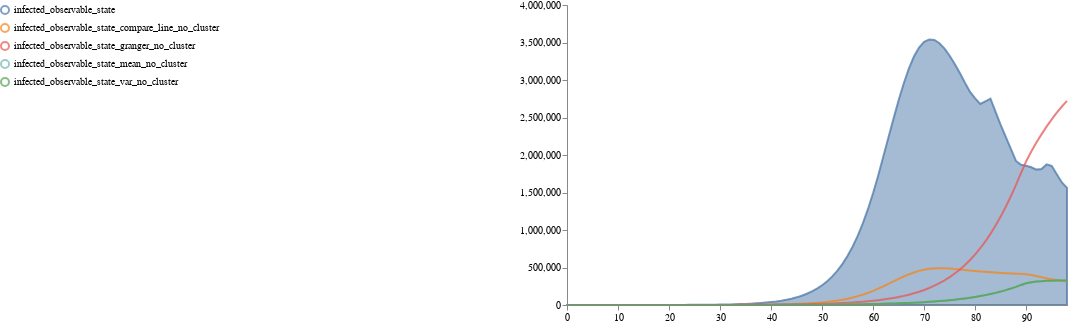

Notebook cell for this chart:
### Code cell
schema = plots.trajectories(distributions, traces = combined_df,  keep=".*_state")

plots.save_schema(schema, "_schema.json")

plots.ipy_display(schema, format="interactive")
image = plots.ipy_display(schema, format="PNG").data
save_result(image, "traj_infected_observable", "png")

### Figure 1 — Vega specification as saved in the notebook (floating-point values rounded to 4 significant figures; data arrays with more than 128 entries replaced by an {"elided": "..."} marker saying what was removed)
{"$schema": "https://vega.github.io/schema/vega/v5.json", "axes": [{"name": "x_axis", "orient": "bottom", "scale": "xscale", "zindex": 100}, {"name": "y_axis", "orient": "left", "scale": "yscale", "zindex": 100}], "data": [{"name": "distributions", "transform": [{"sort": {"field": ["trajectory", "timepoint"]}, "type": "collect"}], "values": [{"lower": 10.99, "timepoint": 0, "trajectory": "infected_observable_state", "upper": 19.64}, {"lower": 14.37, "timepoint": 1, "trajectory": "infected_observable_state", "upper": 26.11}, {"lower": 14.03, "timepoint": 2, "trajectory": "infected_observable_state", "upper": 31.69}, {"lower": 12.52, "timepoint": 3, "trajectory": "infected_observable_state", "upper": 37.71}, {"lower": 10.87, "timepoint": 4, "trajectory": "infected_observable_state", "upper": 44.7}, {"lower": 9.299, "timepoint": 5, "trajectory": "infected_observable_state", "upper": 53.04}, {"lower": 7.919, "timepoint": 6, "trajectory": "infected_observable_state", "upper": 62.94}, {"lower": 6.736, "timepoint": 7, "trajectory": "infected_observable_state", "upper": 74.76}, {"lower": 5.732, "timepoint": 8, "trajectory": "infected_observable_state", "upper": 88.88}, {"lower": 4.885, "timepoint": 9, "trajectory": "infected_observable_state", "upper": 105.8}, {"lower": 4.171, "timepoint": 10, "trajectory": "infected_observable_state", "upper": 126.1}, {"lower": 3.57, "timepoint": 11, "trajectory": "infected_observable_state", "upper": 151.0}, {"lower": 3.072, "timepoint": 12, "trajectory": "infected_observable_state", "upper": 182.1}, {"lower": 2.658, "timepoint": 13, "trajectory": "infected_observable_state", "upper": 219.8}, {"lower": 2.303, "timepoint": 14, "trajectory": "infected_observable_state", "upper": 265.3}, {"lower": 1.999, "timepoint": 15, "trajectory": "infected_observable_state", "upper": 320.3}, {"lower": 1.716, "timepoint": 16, "trajectory": "infected_observable_state", "upper": 386.9}, {"lower": 1.474, "timepoint": 17, "trajectory": "infected_observable_state", "upper": 467.5}, {"lower": 1.267, "timepoint": 18, "trajectory": "infected_observable_state", "upper": 565.1}, {"lower": 1.09, "timepoint": 19, "trajectory": "infected_observable_state", "upper": 683.3}, {"lower": 0.9387, "timepoint": 20, "trajectory": "infected_observable_state", "upper": 826.4}, {"lower": 0.809, "timepoint": 21, "trajectory": "infected_observable_state", "upper": 999.9}, {"lower": 0.6978, "timepoint": 22, "trajectory": "infected_observable_state", "upper": 1210.0}, {"lower": 0.6023, "timepoint": 23, "trajectory": "infected_observable_state", "upper": 1465.0}, {"lower": 0.5203, "timepoint": 24, "trajectory": "infected_observable_state", "upper": 1774.0}, {"lower": 0.4497, "timepoint": 25, "trajectory": "infected_observable_state", "upper": 2149.0}, {"lower": 0.389, "timepoint": 26, "trajectory": "infected_observable_state", "upper": 2603.0}, {"lower": 0.3367, "timepoint": 27, "trajectory": "infected_observable_state", "upper": 3155.0}, {"lower": 0.2916, "timepoint": 28, "trajectory": "infected_observable_state", "upper": 3824.0}, {"lower": 0.2527, "timepoint": 29, "trajectory": "infected_observable_state", "upper": 4637.0}, {"lower": 0.2191, "timepoint": 30, "trajectory": "infected_observable_state", "upper": 5623.0}, {"lower": 0.1901, "timepoint": 31, "trajectory": "infected_observable_state", "upper": 6821.0}, {"lower": 0.165, "timepoint": 32, "trajectory": "infected_observable_state", "upper": 8276.0}, {"lower": 0.1432, "timepoint": 33, "trajectory": "infected_observable_state", "upper": 10040.0}, {"lower": 0.1244, "timepoint": 34, "trajectory": "infected_observable_state", "upper": 12190.0}, {"lower": 0.1082, "timepoint": 35, "trajectory": "infected_observable_state", "upper": 14800.0}, {"lower": 0.09403, "timepoint": 36, "trajectory": "infected_observable_state", "upper": 17960.0}, {"lower": 0.08179, "timepoint": 37, "trajectory": "infected_observable_state", "upper": 21810.0}, {"lower": 0.07116, "timepoint": 38, "trajectory": "infected_observable_state", "upper": 26480.0}, {"lower": 0.06194, "timepoint": 39, "trajectory": "infected_observable_state", "upper": 32160.0}, {"lower": 0.05393, "timepoint": 40, "trajectory": "infected_observable_state", "upper": 39050.0}, {"lower": 0.04697, "timepoint": 41, "trajectory": "infected_observable_state", "upper": 47420.0}, {"lower": 0.04091, "timepoint": 42, "trajectory": "infected_observable_state", "upper": 57580.0}, {"lower": 0.03565, "timepoint": 43, "trajectory": "infected_observable_state", "upper": 69790.0}, {"lower": 0.03108, "timepoint": 44, "trajectory": "infected_observable_state", "upper": 84500.0}, {"lower": 0.02709, "timepoint": 45, "trajectory": "infected_observable_state", "upper": 102300.0}, {"lower": 0.02362, "timepoint": 46, "trajectory": "infected_observable_state", "upper": 123700.0}, {"lower": 0.02061, "timepoint": 47, "trajectory": "infected_observable_state", "upper": 149600.0}, {"lower": 0.01798, "timepoint": 48, "trajectory": "infected_observable_state", "upper": 180800.0}, {"lower": 0.01568, "timepoint": 49, "trajectory": "infected_observable_state", "upper": 218300.0}, {"lower": 0.01369, "timepoint": 50, "trajectory": "infected_observable_state", "upper": 263400.0}, {"lower": 0.01195, "timepoint": 51, "trajectory": "infected_observable_state", "upper": 317300.0}, {"lower": 0.01043, "timepoint": 52, "trajectory": "infected_observable_state", "upper": 381600.0}, {"lower": 0.009104, "timepoint": 53, "trajectory": "infected_observable_state", "upper": 458200.0}, {"lower": 0.00795, "timepoint": 54, "trajectory": "infected_observable_state", "upper": 548800.0}, {"lower": 0.006942, "timepoint": 55, "trajectory": "infected_observable_state", "upper": 655400.0}, {"lower": 0.006063, "timepoint": 56, "trajectory": "infected_observable_state", "upper": 780200.0}, {"lower": 0.005296, "timepoint": 57, "trajectory": "infected_observable_state", "upper": 925000.0}, {"lower": 0.004627, "timepoint": 58, "trajectory": "infected_observable_state", "upper": 1091000.0}, {"lower": 0.004042, "timepoint": 59, "trajectory": "infected_observable_state", "upper": 1281000.0}, {"lower": 0.003532, "timepoint": 60, "trajectory": "infected_observable_state", "upper": 1493000.0}, {"lower": 0.003086, "timepoint": 61, "trajectory": "infected_observable_state", "upper": 1726000.0}, {"lower": 0.002697, "timepoint": 62, "trajectory": "infected_observable_state", "upper": 1980000.0}, {"lower": 0.002357, "timepoint": 63, "trajectory": "infected_observable_state", "upper": 2233000.0}, {"lower": 0.00206, "timepoint": 64, "trajectory": "infected_observable_state", "upper": 2485000.0}, {"lower": 0.001801, "timepoint": 65, "trajectory": "infected_observable_state", "upper": 2729000.0}, {"lower": 0.001574, "timepoint": 66, "trajectory": "infected_observable_state", "upper": 2954000.0}, {"lower": 0.001376, "timepoint": 67, "trajectory": "infected_observable_state", "upper": 3152000.0}, {"lower": 0.001203, "timepoint": 68, "trajectory": "infected_observable_state", "upper": 3313000.0}, {"lower": 0.001051, "timepoint": 69, "trajectory": "infected_observable_state", "upper": 3433000.0}, {"lower": 0.0009193, "timepoint": 70, "trajectory": "infected_observable_state", "upper": 3509000.0}, {"lower": 0.0008037, "timepoint": 71, "trajectory": "infected_observable_state", "upper": 3541000.0}, {"lower": 0.0007028, "timepoint": 72, "trajectory": "infected_observable_state", "upper": 3533000.0}, {"lower": 0.0006145, "timepoint": 73, "trajectory": "infected_observable_state", "upper": 3490000.0}, {"lower": 0.0005373, "timepoint": 74, "trajectory": "infected_observable_state", "upper": 3418000.0}, {"lower": 0.0004699, "timepoint": 75, "trajectory": "infected_observable_state", "upper": 3324000.0}, {"lower": 0.0004109, "timepoint": 76, "trajectory": "infected_observable_state", "upper": 3214000.0}, {"lower": 0.0003593, "timepoint": 77, "trajectory": "infected_observable_state", "upper": 3092000.0}, {"lower": 0.0003142, "timepoint": 78, "trajectory": "infected_observable_state", "upper": 2963000.0}, {"lower": 0.0002748, "timepoint": 79, "trajectory": "infected_observable_state", "upper": 2842000.0}, {"lower": 0.0002403, "timepoint": 80, "trajectory": "infected_observable_state", "upper": 2754000.0}, {"lower": 0.0002102, "timepoint": 81, "trajectory": "infected_observable_state", "upper": 2681000.0}, {"lower": 0.0001838, "timepoint": 82, "trajectory": "infected_observable_state", "upper": 2716000.0}, {"lower": 0.0001608, "timepoint": 83, "trajectory": "infected_observable_state", "upper": 2750000.0}, {"lower": 0.0001406, "timepoint": 84, "trajectory": "infected_observable_state", "upper": 2576000.0}, {"lower": 0.000123, "timepoint": 85, "trajectory": "infected_observable_state", "upper": 2401000.0}, {"lower": 0.0001076, "timepoint": 86, "trajectory": "infected_observable_state", "upper": 2243000.0}, {"lower": 9.41e-05, "timepoint": 87, "trajectory": "infected_observable_state", "upper": 2082000.0}, {"lower": 8.231e-05, "timepoint": 88, "trajectory": "infected_observable_state", "upper": 1920000.0}, {"lower": 7.199e-05, "timepoint": 89, "trajectory": "infected_observable_state", "upper": 1869000.0}, {"lower": 6.266e-05, "timepoint": 90, "trajectory": "infected_observable_state", "upper": 1857000.0}, {"lower": 5.412e-05, "timepoint": 91, "trajectory": "infected_observable_state", "upper": 1836000.0}, {"lower": 4.654e-05, "timepoint": 92, "trajectory": "infected_observable_state", "upper": 1805000.0}, {"lower": 3.993e-05, "timepoint": 93, "trajectory": "infected_observable_state", "upper": 1814000.0}, {"lower": 3.421e-05, "timepoint": 94, "trajectory": "infected_observable_state", "upper": 1875000.0}, {"lower": 2.929e-05, "timepoint": 95, "trajectory": "infected_observable_state", "upper": 1854000.0}, {"lower": 2.507e-05, "timepoint": 96, "trajectory": "infected_observable_state", "upper": 1743000.0}, {"lower": 2.145e-05, "timepoint": 97, "trajectory": "infected_observable_state", "upper": 1635000.0}, {"lower": 1.835e-05, "timepoint": 98, "trajectory": "infected_observable_state", "upper": 1562000.0}]}, {"name": "traces", "transform": [{"expr": "isValid(datum.value)", "type": "filter"}, {"sort": {"field": ["trajectory", "timepoint"]}, "type": "collect"}], "values": {"elided": "396 records"}}, {"name": "points", "values": []}, {"name": "markers", "values": []}, {"name": "selected", "on": [{"remove": true, "trigger": "clear"}, {"remove": true, "trigger": "!shift"}, {"insert": "clicked", "trigger": "!shift && clicked"}, {"toggle": "clicked", "trigger": "shift && clicked"}]}, {"name": "selectedData", "on": [{"remove": true, "trigger": "clearData"}, {"toggle": "clickedData", "trigger": "clickedData"}]}], "height": 300, "legends": [{"encode": {"labels": {"interactive": true, "name": "legendLabel", "update": {"opacity": [{"test": "!length(data('selectedData')) || indata('selectedData', 'value', datum.value)", "value": 1}, {"value": 0.25}]}}, "symbols": {"interactive": true, "name": "legendSymbol", "update": {"fill": {"value": "transparent"}, "opacity": [{"test": "!length(data('selected')) || indata('selected', 'value', datum.value) || indata('selectedData', 'value', datum.value)", "value": 0.7}, {"value": 0.15}], "size": {"value": 64}, "strokeWidth": {"value": 2}}}}, "labelLimit": 300, "name": "color_legend", "offset": 300, "orient": "left", "stroke": "color"}], "marks": [{"from": {"facet": {"data": "points", "groupby": "trajectory", "name": "points_split"}}, "marks": [{"encode": {"hover": {"fillOpacity": {"value": 0.9}}, "update": {"fill": {"field": "trajectory", "scale": "color"}, "fillOpacity": [{"test": "!length(data('selected')) || indata('selected', 'value', datum.trajectory)", "value": 0.5}, {"value": 0.15}], "size": {"value": 35}, "stroke": {"field": "trajectory", "scale": "color"}, "strokeOpacity": [{"test": "!length(data('selected')) || indata('selected', 'value', datum.trajectory)", "value": 0.75}, {"value": 0.15}], "strokeWidth": {"value": 2}, "tooltip": {"field": "value"}, "x": {"field": "timepoint", "scale": "xscale"}, "y": {"field": "value", "scale": "yscale"}}}, "from": {"data": "points_split"}, "name": "_points_symbol", "type": "symbol", "zindex": 3}, {"encode": {"hover": {"fillOpacity": {"value": 0.9}}, "update": {"interpolate": {"value": "linear"}, "stroke": {"field": "trajectory", "scale": "color"}, "strokeDash": {"value": [5, 3]}, "strokeOpacity": [{"test": "!length(data('selected')) || indata('selected', 'value', datum.trajectory)", "value": 0.3}, {"value": 0.1}], "strokeWidth": {"value": 2}, "x": {"field": "timepoint", "scale": "xscale"}, "y": {"field": "value", "scale": "yscale"}}}, "from": {"data": "points_split"}, "name": "_points_line", "type": "line", "zindex": 3}], "name": "_points", "type": "group", "zindex": 3}, {"from": {"facet": {"data": "traces", "groupby": "trajectory", "name": "traces_split"}}, "marks": [{"encode": {"hover": {"fillOpacity": {"value": 0.9}}, "update": {"interpolate": {"value": "linear"}, "stroke": {"field": "trajectory", "scale": "color"}, "strokeOpacity": [{"test": "!length(data('selected')) || indata('selected', 'value', datum.trajectory)", "value": 0.75}, {"value": 0.15}], "strokeWidth": {"value": 2}, "x": {"field": "timepoint", "scale": "xscale"}, "y": {"field": "value", "scale": "yscale"}}}, "from": {"data": "traces_split"}, "name": "_traces_lines", "type": "line"}], "name": "_traces", "type": "group", "zindex": 2}, {"from": {"facet": {"data": "distributions", "groupby": "trajectory", "name": "trajectory_split"}}, "marks": [{"encode": {"hover": {"fillOpacity": {"value": 0.9}}, "update": {"fill": {"field": "trajectory", "scale": "color"}, "fillOpacity": [{"test": "!length(data('selected')) || indata('selected', 'value', datum.trajectory)", "value": 0.5}, {"value": 0.15}], "interpolate": {"value": "linear"}, "stroke": {"field": "trajectory", "scale": "color"}, "strokeOpacity": [{"test": "!length(data('selected')) || indata('selected', 'value', datum.trajectory)", "value": 0.75}, {"value": 0.15}], "strokeWidth": {"value": 2}, "x": {"field": "timepoint", "scale": "xscale"}, "y": {"field": "upper", "scale": "yscale"}, "y2": {"field": "lower", "scale": "yscale"}}}, "from": {"data": "trajectory_split"}, "interactive": true, "name": "area", "type": "area"}], "name": "_distributions", "type": "group", "zindex": 1}, {"marks": [{"encode": {"enter": {"stroke": {"value": "lightgray"}}, "update": {"opacity": {"value": 1}, "x": {"field": "timepoint", "scale": "xscale"}, "y": {"signal": "height"}, "y2": {"value": 0}}}, "from": {"data": "markers"}, "name": "_marker text", "type": "rule"}, {"encode": {"enter": {"fontSize": {"value": 8}, "text": {"field": "datum.label"}, "y": {"value": 0}}}, "from": {"data": "_marker text"}, "name": "_marker flags", "transform": [{"as": ["x", "_y", "opacity", "align", "baseline"], "lineAnchor": "start", "offset": [1], "size": {"signal": "[width, height]"}, "type": "label"}], "type": "text"}], "name": "_markers", "type": "group"}], "scales": [{"domain": {"fields": [{"data": "distributions", "field": "timepoint"}, {"data": "traces", "field": "timepoint"}, {"data": "points", "field": "timepoint"}, {"data": "markers", "field": "timepoint"}]}, "name": "xscale", "range": "width", "type": "linear", "zero": false}, {"domain": {"fields": [{"data": "distributions", "field": "lower"}, {"data": "distributions", "field": "upper"}, {"data": "traces", "field": "value"}, {"data": "points", "field": "value"}]}, "name": "yscale", "nice": true, "range": "height", "type": "linear", "zero": true}, {"domain": {"fields": [{"data": "distributions", "field": "trajectory"}, {"data": "traces", "field": "trajectory"}, {"data": "points", "field": "trajectory"}], "sort": {"order": "ascending"}}, "name": "color", "range": "category", "type": "ordinal"}], "signals": [{"name": "clear", "on": [{"events": "mouseup[!event.item]", "force": true, "update": "true"}], "value": true}, {"name": "shift", "on": [{"events": "@legendSymbol:click, @legendLabel:click", "force": true, "update": "event.shiftKey"}], "value": false}, {"name": "clicked", "on": [{"events": "@legendSymbol:click, @legendLabel:click", "force": true, "update": "{value: datum.value}"}], "value": null}, {"name": "clearData", "on": [{"events": "mouseup[!event.item]", "force": true, "update": "true"}], "value": true}, {"name": "clickedData", "on": [{"events": "@area:click", "force": true, "update": "{value: datum.trajectory}"}], "value": null}], "width": 500}
